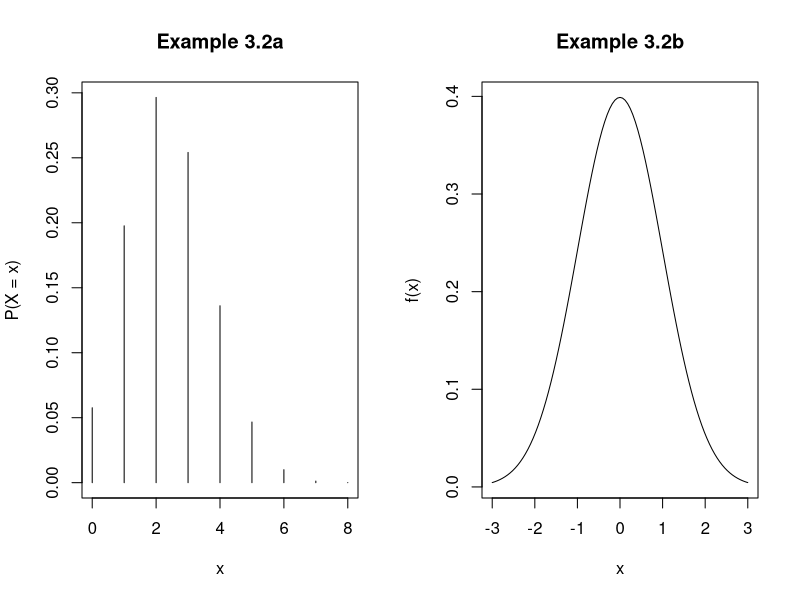
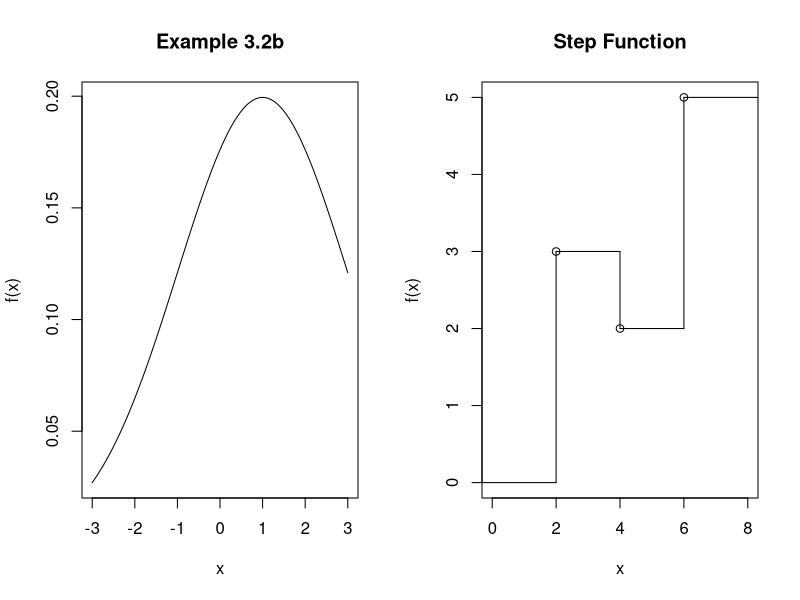
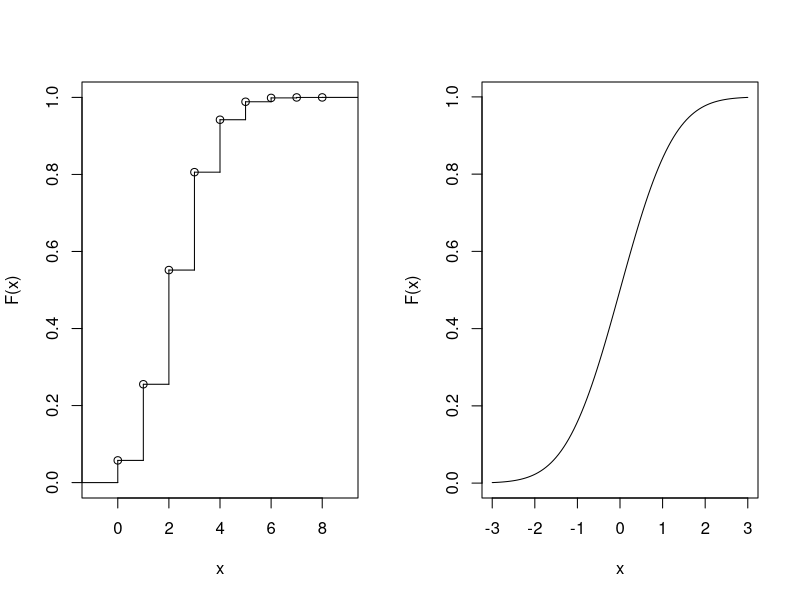
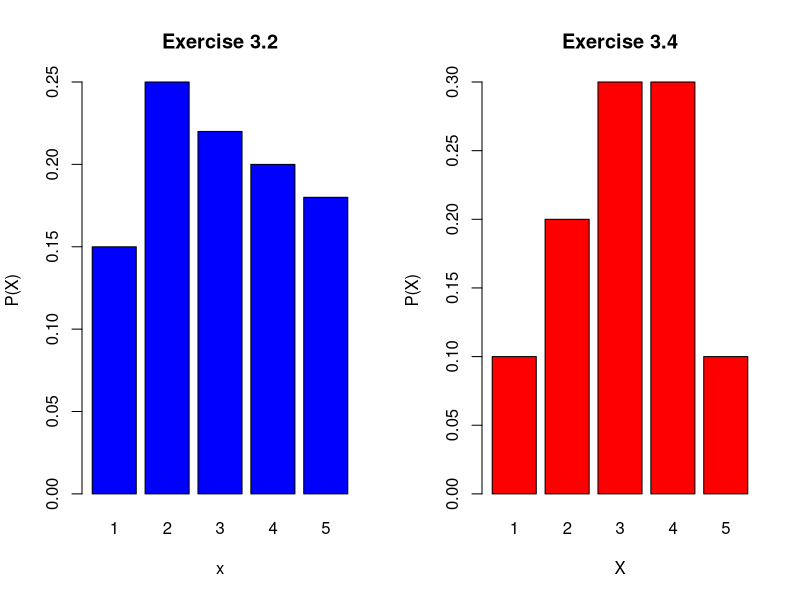
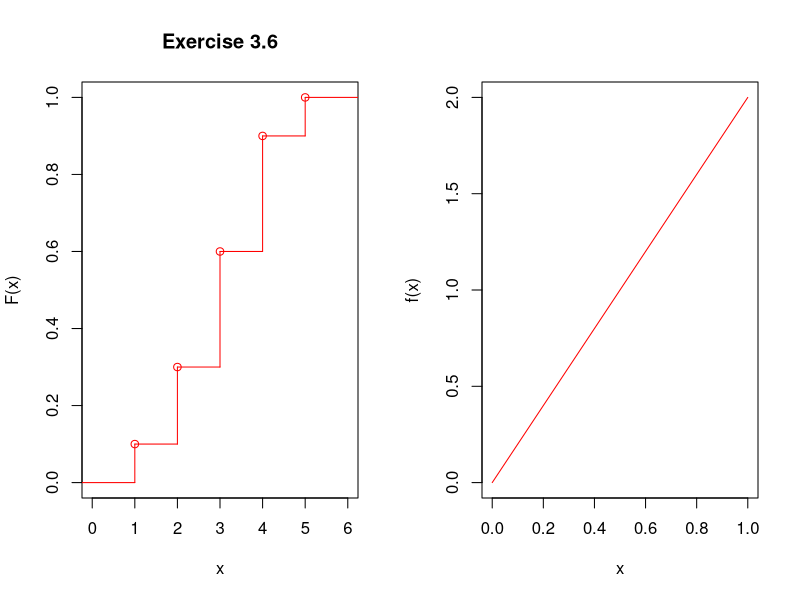

Here is the R script that generated these plots, in order:
### Example 3.1
# a)
p = function(k) choose(8,k)*0.3^k*0.7^(8-k)
k = 0:8
p(k)
sum(p(k))

# b)
f = function(x, mu = 0, sigma = 1) {
  1/sqrt(2*pi*sigma^2) * exp(-(x-mu)^2/(2*sigma^2))
}
f(0)
integrate(f, lower = -Inf, upper = Inf)

f(0,2,3)
integrate(function(x) f(x,2,3), lower = -Inf, upper = Inf)$value

### Example 3.2
par(mfrow = c(1,2))
# a)
plot(k, p(k), type = "h" , xlab = "x", ylab = "P(X = x)", main = "Example 3.2a")

# b)
curve(f, from = -3, to = 3, xlab = "x", ylab = "f(x)", main = "Example 3.2b")
curve(f(x,1 ,2), from = -3, to = 3, xlab = "x", ylab = "f(x)", main = "Example 3.2b")


### Example 3.3
# a)
F = function(k) sum(p(0:k))
F(4)
F = Vectorize(F)
F(c(1,2,3))


# b)
F2 = function(a, mu = 0, sigma = 1) {
  integrate(function(x) f(x, mu, sigma), lower = -Inf, upper = a)$value
}
F2(1.96)
F2 = Vectorize(F2)
F2(c(1,2))
F3 = function(a)  integrate(f, lower = -Inf, upper = a)$value
F3(1.96)
F3 = Vectorize(F3)
F3(c(1,2))



### Step Function
x = c(2, 4, 6)
y = c(0, 3, 2, 5)
sf = stepfun(x, y)
plot(sf, main = "Step Function", xlab = "x", ylab = "f(x)")


### Example 3.4
# a)
plot(stepfun(k, c(0, F(k))), ylab = "F(x)", main = "")

# b)
curve(F2, from = -3, to = 3, ylab = "F(x)")



### Example 3.5
# a)
K = k[F(k) >= 0.25]
x_p = min(K)
x_p
F(1)
# b) 
uniroot(function(x) F2(x) - 0.975, interval = c(-3,3))$root # interval là khoảng tìm kiếm với điều kiện f(a)*f(b) < 0
F2(1.959992)



### The function Sample() in R
sample(1:7)
sample(1:10, size = 3, replace = TRUE) # replace = TRUE: lấy hoàn lại
X = sample(x = c("red", "blue", "yellow"), size = 100, prob = c(1/2, 1/4, 1/4), replace = TRUE)
X
table(X)
prop.table(table(X))



### Exercise 3.1
# a)
f = function(x) 0.07*x^(-0.93)
F = function(a) integrate(f, lower = 0, upper = a)$value
F(0.2)
F = Vectorize(F)
F(c(2,3))

# b)
integrate(f, lower = 0, upper = 1)$value




### Exercise 3.2
x = sample(1:5, size = 100, replace = TRUE, prob = c(0.1, 0.2, 0.4, 0.2, 0.1))
prob = table(x) / 100
barplot(prob, names.arg = 1:5, main = "Exercise 3.2", xlab = "x", ylab = "P(X)", col = "blue")


### Exercise 3.3, 3.4
x = 1:5
p = c(0.1, 0.2, 0.3, 0.3, 0.1)
sum(p)
barplot(p, names.arg = x, xlab = "X", ylab = "P(X)", main = "Exercise 3.4", col = "red")


### Exercise 3.5
x = 1:5
p = c(0.1, 0.2, 0.3, 0.3, 0.1)
F = function(a) sum(p[x <= a])
F(3)


### Exercise 3.6
x = 1:5
p = c(0.1, 0.2, 0.3, 0.3, 0.1)
F = function(a) sum(p[x <= a])
F = Vectorize(F)
plot(stepfun(x, c(0, F(x))), main = "Exercise 3.6", xlab = "x", ylab = "F(x)", col = "red")
     
### Exercise 3.7
f = function(x) 2*x
integrate(f, lower = 0, upper = 1)

### Exercise 3.8
f = function(x) 2*x
integrate(f, lower = 0, upper = 0.5)$value

### Exercise 3.9
f = function(x) 2*x
curve(f, from = 0, to = 1, col = "red", xlab = "x", ylab = "f(x)")

### Exercise 3.10
F = function(a) integrate(function(x) 2*x, lower = 0, upper = a)$value
uniroot(function(x) F(x) - 0.75, c(0,1))$root
